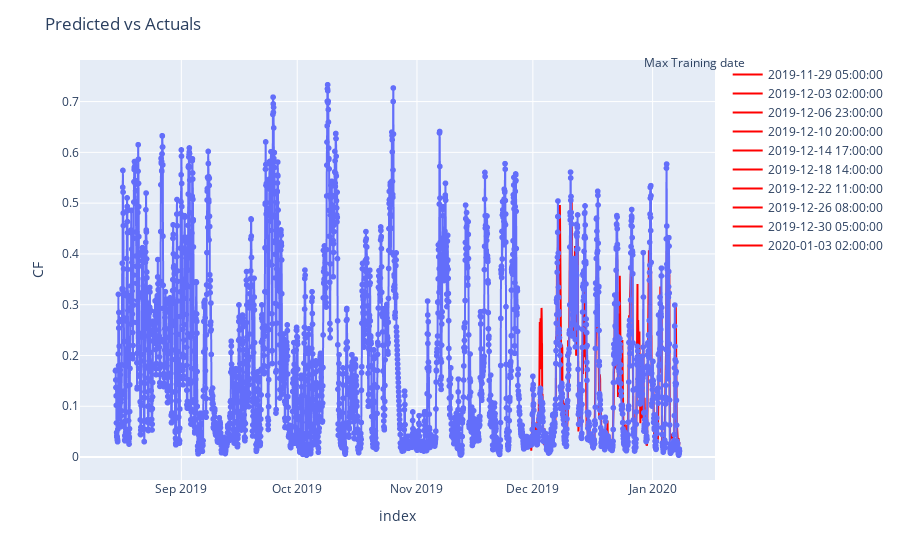

The notebook cell saved with this chart:
### Code cell
result = {}
fig = px.line(
    wind_farms_data_features_target,
    x=wind_farms_data_features_target.index,
    y="CF",
    markers=True,
    hover_data=["CF"]
)
for key, value in train_test_folds.items():

    X_train, y_train, X_test, y_test = train_test_folds[key]
    model = XGBRegressor(n_estimators=300, random_state=42, eta=0.1)
    model.fit(X_train,y_train)
    predictions = model.predict(X_test)
    result[key]= (mean_absolute_error(y_test, predictions), mean_absolute_percentage_error(y_test, predictions))

    fig.add_trace(go.Scatter(x=y_test.index, y=predictions, mode='lines', name=str(key), line=dict(color='red')))

print(f"Mean abs percentage error, MAPE:{np.mean([v[1] for v in result.values()])}") # Ignoring mape based on goal and low predicted values

print(f"Mean abs error, MAE:{np.mean([v[0] for v in result.values()])}")

fig.update_layout(title="Predicted vs Actuals")
# fig.add_annotation(dict(text="Max training date"))

fig.update_layout(annotations=[
    dict(
        x=1.05,  # x and y coordinates for positioning, adjust as needed
        y=1.02,
        xref='paper',
        yref='paper',
        text='Max Training date',  # Legend title text
        showarrow=False,
        align='right'
    )
])
fig.show()
